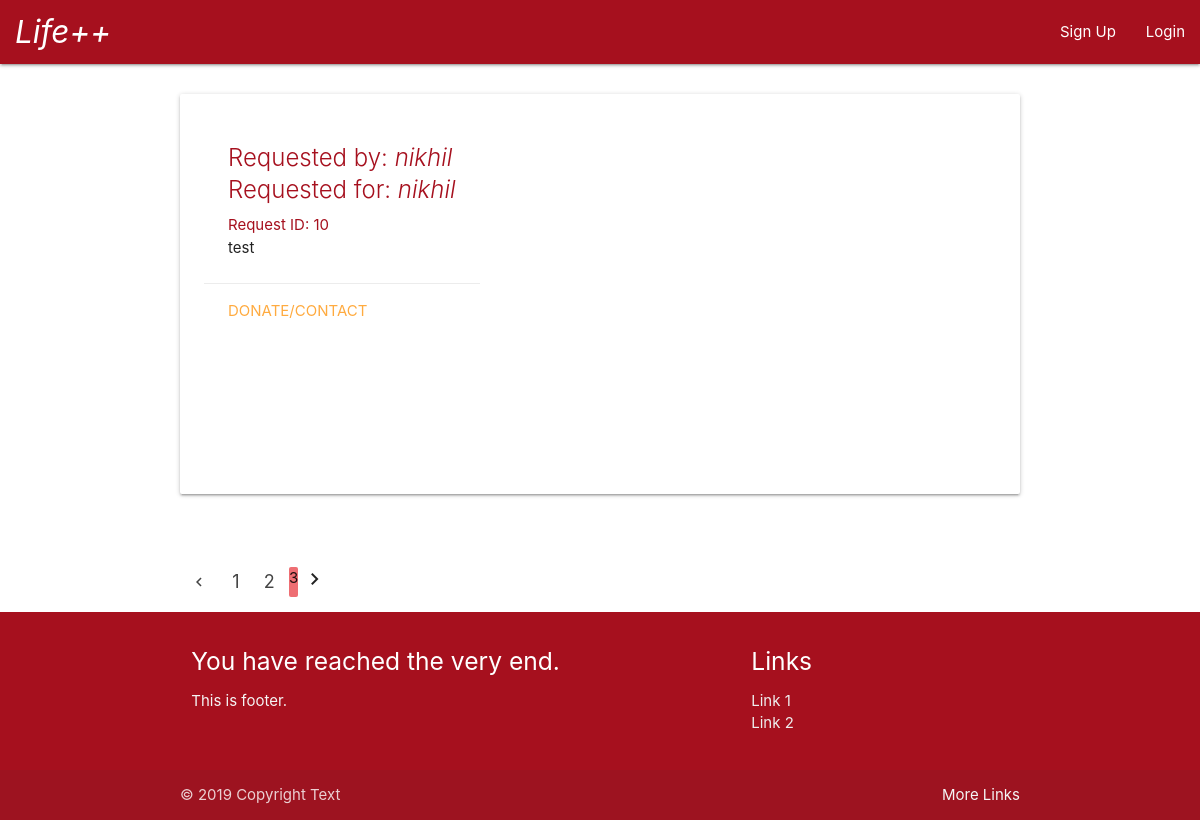
/donate?page=3, run on an earlier commit of the app's database.
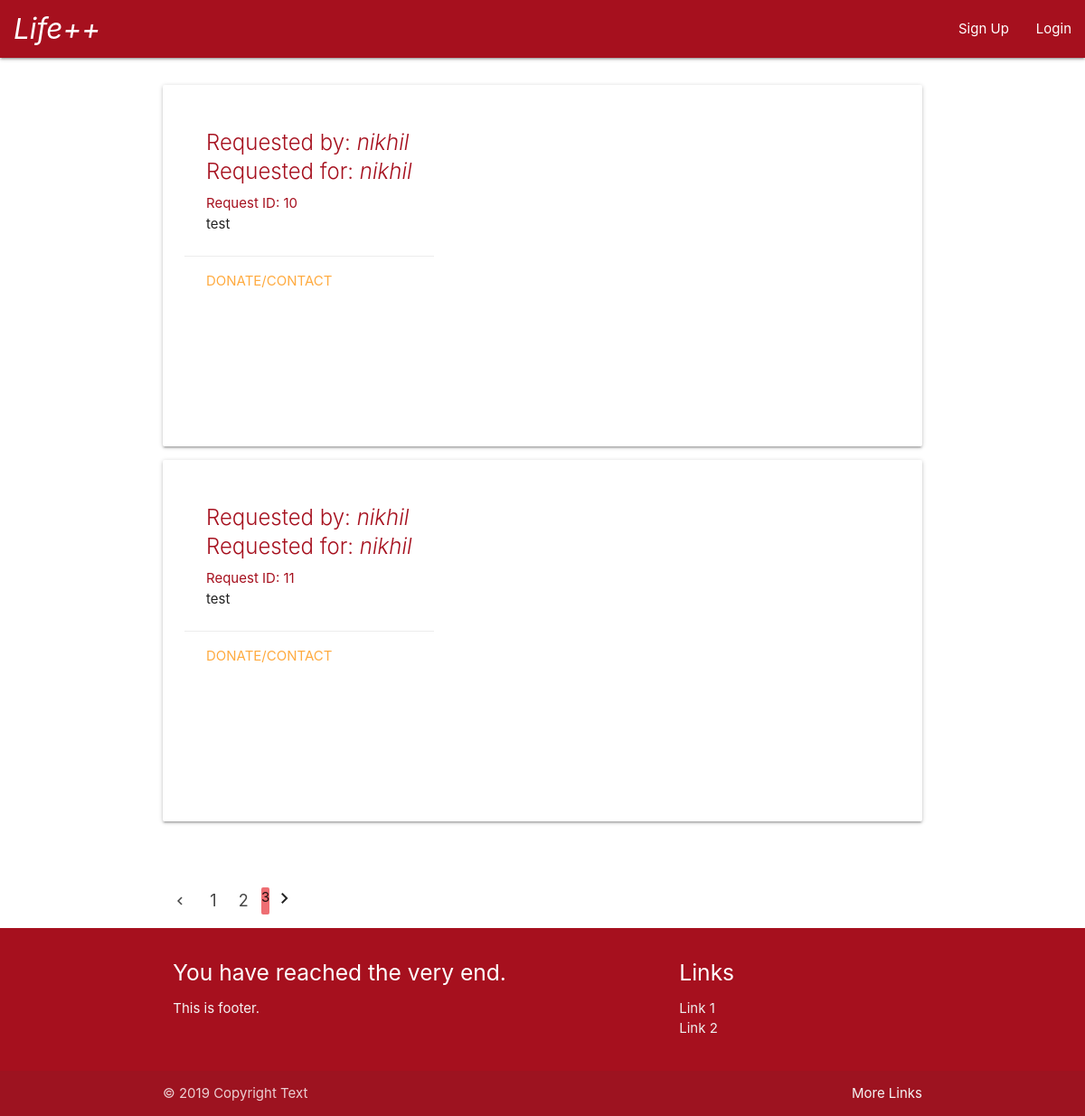
And on a later commit of the database.
### main/models.py (models this page shows)
class Req(models.Model):
    req_by = models.ForeignKey(User,on_delete=models.CASCADE,related_name='req_by')
    req_for = models.ForeignKey(User,on_delete=models.CASCADE,related_name='req_for')
    text = models.TextField()
    is_fulfilled = models.BooleanField(default=False)

### main/views.py (the view)
# urls.py: path('donate',views.donate,name='donate'),
def donate(request):
    request_list = Req.objects.all()
    page = request.GET.get('page',1)
    paginator = Paginator(request_list,2)
    try:
        reqs = paginator.page(page)
    except PageNotAnInteger:
        reqs = paginator.page(1)
    except EmptyPage:
        reqs = paginator.page(paginator.num_pages)
    return render(request, 'main/donate.html', {'reqs': reqs})

### main/templates/main/donate.html (shortened to what this page needs)
    <head>
        <link rel="stylesheet" href="https://cdnjs.cloudflare.com/ajax/libs/materialize/1.0.0/css/materialize.min.css">
    </head>
    <body>
        {% extends 'main/header.html' %}
        {% block content %}
            <div class="container">
                <br>
                <div class="row">
                        {% for req in reqs %}
                            <div class="card hoverable">
                                <div class="card-content" id='float-left'>
                                    <div class="card-content">
                                        <div class="card-title">
                                            <span class="req_by">Requested by: <em>{{req.req_by.username}}</em></span>
                                            <br>
                                            <span class="req_for">Requested for: <em>{{req.req_for.username}}</em></span>
                                        </div>
                                        <p><span class="req_id">Request ID: {{req.id}}</span><br>{{req.text}}</p>
                                    </div>
                                    <div class="card-action"><a href="#">Donate/Contact</a></div>
                                </div>
                                <div class="container">
                                    <div id="map">
                                    </div>
                                </div>
                            </div>
                        {% endfor %}
                </div>
                <br>
                {% if reqs.has_other_pages %}
                    <ul class="pagination">
                        {% if reqs.has_previous %}
                            <li class="material-icons"><a href="?page={{ reqs.previous_page_number }}">chevron_left</a></li>
                        {% else %}
                            <li class="disabled material-icons"><span>chevron_left</span></li>
                        {% endif %}
                        {% for i in reqs.paginator.page_range %}
                            {% if reqs.number == i %}
                                <li class="active"><span>{{ i }} </span></li>
                            {% else %}
                                <li class="waves-effect"><a href="?page={{ i }}">{{ i }}</a></li>
                            {% endif %}
                        {% endfor %}
                        {% if reqs.has_next %}
                            <li class="material-icons"><a href="?page={{ reqs.next_page_number }}">chevron_right</a></li>
                        {% else %}
                            <li class="disabled material-icons"><span>chevron_right</span></li>
                        {% endif %}
                     </ul>
                {% endif %}
            </div>
        {% endblock %}

What changed in the data, as far as the page shows it:
added Req: req_by.username "nikhil", req_for.username "nikhil", id "11", text "test"
